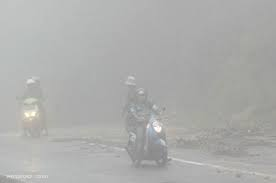
#> input picture data gambar M3/Data Image/kabut.jpeg, 276 x 183 px
$ python minggu3_praktikum1.py
#> lines starting #> are read from the running program, lines starting #| are printed output that depends on the picture
# membaca gambar dan menampilkan histogramnya
import cv2
import matplotlib.pyplot as plt
import numpy as np

img = cv2.imread("data gambar M3/Data Image/kabut.jpeg")
#> img is the input picture: shape (183, 276, 3); mean B, G, R 172.3, 174, 173.4
b, g, r = cv2.split(img)
img_gray = (0.299 * r + 0.587 * g + 0.114 * b).astype(np.uint8)
min_val = np.min(img_gray)
#> min_val = 132
max_val = np.max(img_gray)
#> max_val = 255
stretched_grayscale = ((img_gray - min_val) / (max_val - min_val) * 255).astype(np.uint8)
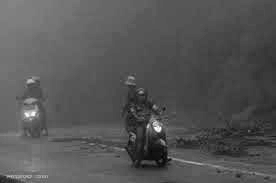
#> stretched_grayscale: shape (183, 276); min 0, max 255, mean 85.1
min_val = np.min(img)
max_val = np.max(img)
stretched_rgb_direct = ((img - min_val) / (max_val - min_val) * 255).astype(np.uint8)
stretched_rgb_manual = np.zeros_like(img)
min_val = np.min(stretched_rgb_manual[:, :, 0])
#> min_val = 0
max_val = np.max(stretched_rgb_manual[:, :, 0])
#> max_val = 0
stretched_rgb_manual[:, :, 0] = ((stretched_rgb_manual[:, :, 0] - min_val) / (max_val - min_val) * 255).astype(np.uint8)
#> stretched_rgb_manual: shape (183, 276, 3); every value is 0
min_val = np.min(stretched_rgb_manual[:, :, 1])
max_val = np.max(stretched_rgb_manual[:, :, 1])
stretched_rgb_manual[:, :, 1] = ((stretched_rgb_manual[:, :, 1] - min_val) / (max_val - min_val) * 255).astype(np.uint8)
min_val = np.min(stretched_rgb_manual[:, :, 2])
max_val = np.max(stretched_rgb_manual[:, :, 2])
stretched_rgb_manual[:, :, 2] = ((stretched_rgb_manual[:, :, 2] - min_val) / (max_val - min_val) * 255).astype(np.uint8)

plt.figure(figsize=(12.5,6))

plt.subplot(3, 4, 1)
plt.imshow(cv2.cvtColor(img, cv2.COLOR_BGR2RGB))
plt.title("1")
plt.axis("off")

plt.subplot(3, 4, 2)
plt.hist(img.ravel(), bins=256, range=(0, 256), color="black", alpha=0.7)
plt.title("Histogram")
plt.xlabel("Pixel Intensity")
plt.ylabel("Frequency")

plt.subplot(3, 4, 3)
plt.imshow(cv2.cvtColor(stretched_grayscale, cv2.COLOR_BGR2RGB))
plt.title("2")
plt.axis("off")

plt.subplot(3, 4, 4)
plt.hist(stretched_grayscale.ravel(), bins=256, range=(0, 256), color="black", alpha=0.7)
plt.title("Histogram")
plt.xlabel("Pixel Intensity")
plt.ylabel("Frequency")

plt.subplot(3, 4, 5)
plt.imshow(cv2.cvtColor(stretched_rgb_direct, cv2.COLOR_BGR2RGB))
plt.title("3")
plt.axis("off")

plt.subplot(3, 4, 6)
plt.hist(stretched_rgb_direct.ravel(), bins=256, range=(0, 256), color="black", alpha=0.7)
plt.title("Histogram")
plt.xlabel("Pixel Intensity")
plt.ylabel("Frequency")

plt.subplot(3, 4, 7)
plt.imshow(cv2.cvtColor(stretched_rgb_manual, cv2.COLOR_BGR2RGB))
plt.title("4")
plt.axis("off")

plt.subplot(3, 4, 8)
plt.hist(stretched_rgb_manual.ravel(), bins=256, range=(0, 256), color="black", alpha=0.7)
plt.title("Histogram stretching citra Grayscale")
plt.xlabel("Pixel Intensity")
plt.ylabel("Frequency")


plt.show()
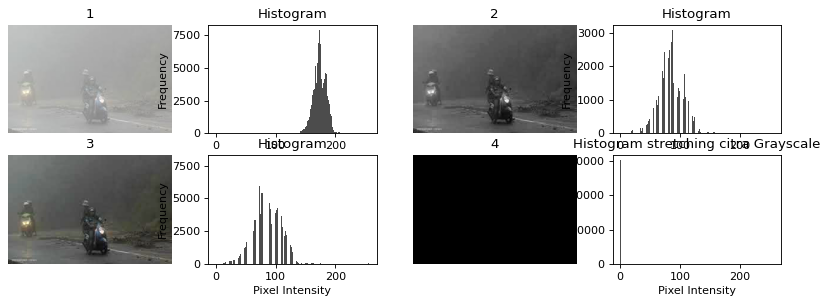
#> figure drawn by matplotlib, 8 panels; panel 2: tallest bar 7916 high, from x = 173 to 174; panel 4: tallest bar 3093 high, from x = 87 to 88; panel 6: tallest bar 7916 high, from x = 85 to 86; panel 8: tallest bar 151524 high, from x = 0 to 1

$ run again, with data gambar M3/Data Image/sidikjari.png saved as data gambar M3/Data Image/kabut.jpeg
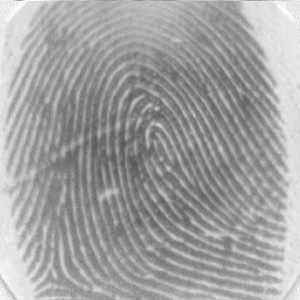
#> input picture data gambar M3/Data Image/sidikjari.png, 300 x 300 px
#> img is the input picture: shape (300, 300, 3); min 83, max 253, mean 161.2
#> `min_val = np.min(img_gray)`: min_val = 83
#> `max_val = np.max(img_gray)`: max_val = 253
#> `stretched_grayscale = ((img_gray - min_val) / (max_val - min_val) * 25..`:
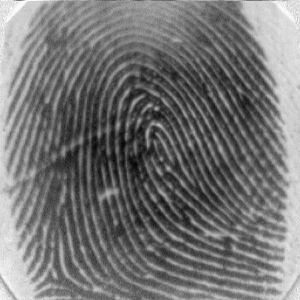
#> stretched_grayscale: shape (300, 300); min 0, max 255, mean 116.7
#> stretched_rgb_manual: shape (300, 300, 3); every value is 0
